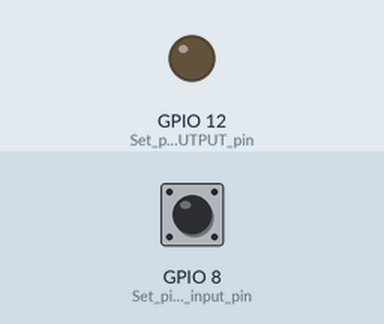
Bench run of a sketch on a simulated ESP8266 (Wemos D1 mini). Shown: output pins drawn as LEDs (lit = HIGH). The test bench sets the inputs (shaded band); at power-on: GPIO 8 (Set_pin_8_as_input_pin) LOW.

Above: at 1.6 s.
1.7 s: GPIO 8 (Set_pin_8_as_input_pin) pulled HIGH for 0.5 s
At 2.2 s:
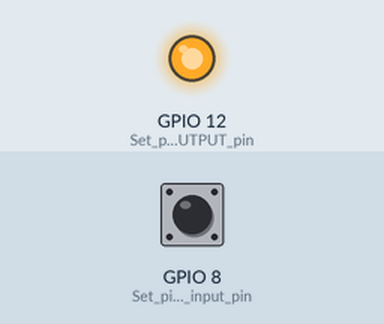
3.9 s: GPIO 8 (Set_pin_8_as_input_pin) pulled HIGH for 3.2 s
At 7.5 s:
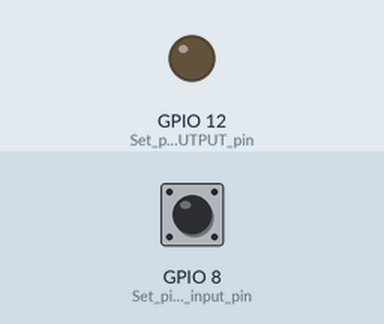
Timing chart, 0 to 9.0 s (numbered marks = the images above; inputs shaded):
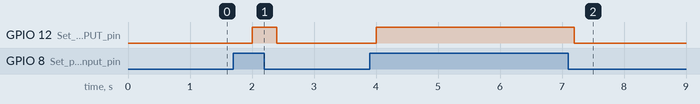

The sketch:

water.ino
```cpp
int ACWATERPUMP = 12; //You can remove this line, it has no use in the program.
int sensor = 8; //You can remove this line, it has no use in the program.
int val; //This variable stores the value received from Soil moisture sensor.
void setup() {
  pinMode(12,OUTPUT); //Set pin 13 as OUTPUT pin, to send signal to relay
  pinMode(8,INPUT); //Set pin 8 as input pin, to receive data from Soil moisture sensor.
}
void loop() {
  val = digitalRead(8);  //Read data from soil moisture sensor
  if(val == HIGH)
  {
  digitalWrite(12,HIGH); //if soil moisture sensor provides LOW value send LOW value to relay
  }
  else
  {
  digitalWrite(12,LOW); //if soil moisture sensor provides HIGH value send HIGH value to relay
  }
  delay(400); //Wait for few second and then continue the loop.
}
```

Measured:
- after the input at 1.7 s, GPIO 12 (Set_pin_13_as_OUTPUT_pin): LOW → HIGH after 0.30 s, → LOW 0.40 s later
- after the input at 3.9 s, GPIO 12 (Set_pin_13_as_OUTPUT_pin): LOW → HIGH after 0.10 s, → LOW 3.2 s later
